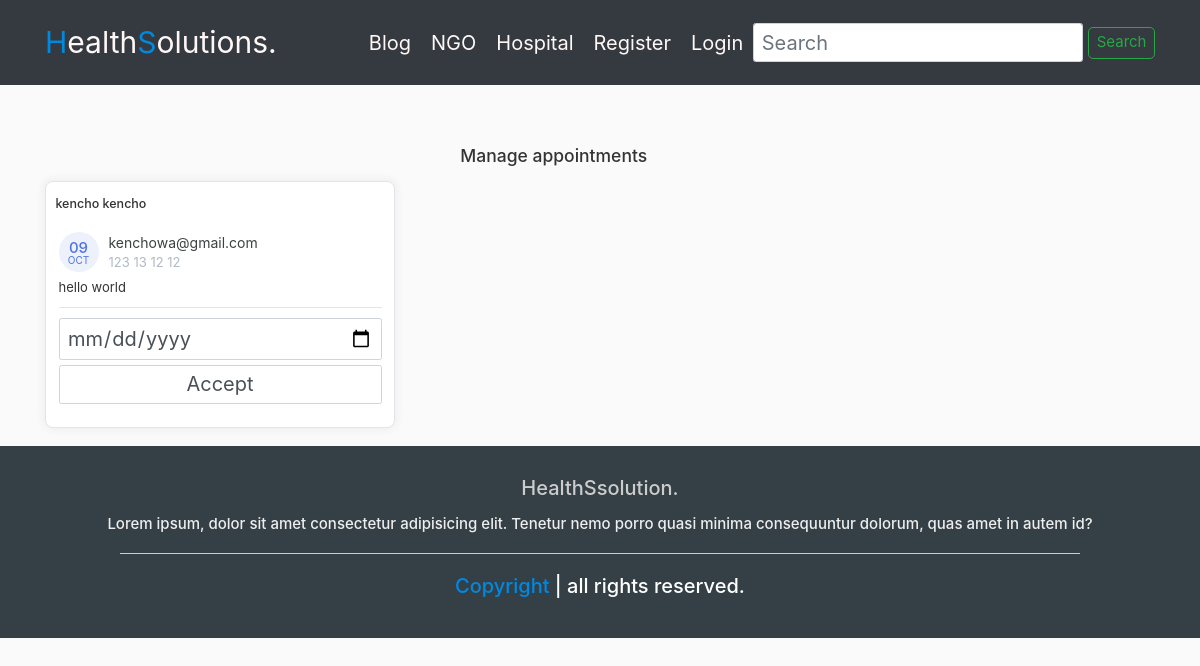
/manage-appointment/, run on the app's committed database.
### home/models.py (models this page shows, shortened)
class Appointment(models.Model):
    first_name = models.CharField(max_length=100)
    last_name = models.CharField(max_length=100)
    email = models.CharField(max_length = 50)
    phone = models.CharField(max_length = 50)
    request = models.TextField(blank = True)
    sent_date = models.DateField(auto_now_add= True)
    accepted = models.BooleanField(default=False)
    accepted_date = models.DateField(auto_now_add = True)
    class Meta:
        ordering = ['-sent_date']

### home/views.py (the view, shortened to what this page needs)
# urls.py: path('manage-appointment/', ManageAppointmentTemplateView.as_view(), name='manage'),
class ManageAppointmentTemplateView(ListView):
    template_name = "home/manage-appointments.html"
    model = Appointment
    context_object_name = "appointments"
    login_required = True
    paginate_by = 3
    def get_context_data(self,*args, **kwargs):
        context = super().get_context_data(*args, **kwargs)
        appointments = Appointment.objects.all()
        context.update({
            "title":"Manage Appointments"
        })
        return context

### home/templates/home/manage-appointments.html (shortened to what this page needs)
{% extends "blog/base.html" %}
{% block content %}
    <div class="container mt-5"  style="height:100%;">
        <div class="col-11 text-center mt-4 mb-4">
            <h3>
                Manage appointments
            </h3>
        </div>
        <div class="row">
        {% for app in appointments %}
            <div class="col-lg-4">
                <div class="card card-margin">
                    <div class="card-header no-border">
                        <h5 class="card-title">{{app.first_name}} {{app.last_name}}</h5>
                    </div>
                    <div class="card-body pt-0">
                        <div class="widget-49">
                            <div class="widget-49-title-wrapper">
                                <div class="widget-49-date-primary">
                                    <span class="widget-49-date-day">{{app.sent_date|date:"d"}}</span>
                                    <span class="widget-49-date-month">{{app.sent_date|date:"M"}}</span>
                                </div>
                                <div class="widget-49-meeting-info">
                                    <span class="widget-49-pro-title">{{app.email}}</span>
                                    <span class="widget-49-meeting-time">{{app.phone}}</span>
                                </div>
                            </div>
                            <div class="widget-49-meeting-points">
                                <span>{{app.request}}</span>
                            </div>
                            <hr class="w-100">
                            {% if app.accepted == False %}
                            <form method="POST" action="{% url 'manage' %}">
                            <div class="form-group">
                                <input type="date" name="date" class="form-control mb-2"
                                    placeholder="dd-mm-yyyy" value=""
                                    min="1997-01-01" max="2030-12-31">
                                <input class="btn-block btn-primary form-control" type="submit" value="Accept">
                            </div>
                            </form>
                            {% endif %}
                        </div>
                    </div>
                </div>
            </div>
        {% endfor %}
        </div>
{% endblock content %}

### blog/templates/blog/base.html (shortened to what this page needs)
{% load static %}
<!DOCTYPE html>
<html>
<head>
  <link rel="stylesheet" href="https://cdnjs.cloudflare.com/ajax/libs/font-awesome/4.7.0/css/font-awesome.min.css">
  <link rel="stylesheet" href="https://maxcdn.bootstrapcdn.com/bootstrap/4.0.0/css/bootstrap.min.css"
>
  <link rel="stylesheet" href=" {% static 'main.css' %}">
</head>
<body>
  <header class="bg-dark 0">
    <div class="container" style="height:100%;">
      <a href="{% url 'home' %}" class="logo"><span>H</span>ealth<span>S</span>olutions.</a>
      <nav class="nav">
        <ul>
          <li><a href=" {% url 'blog-home' %}">Blog</a></li>
          {% if user.is_authenticated %}
          <li><a href="{% url 'profile' user%}">Profile</a></li>
          <li><a href="{% url 'gujaratNgo' %}">NGO</a></li>
          <li><a href="{% url 'gujarat-hospitals' %}">Hospital</a></li>
          <li><a href="{% url 'logout' %}">Log out</a></li>
          {% else %}
          <li><a href="{% url 'gujaratNgo' %}">NGO</a></li>
          <li><a href="{% url 'gujarat-hospitals' %}">Hospital</a></li>
          <li><a href="{% url 'register' %}">Register</a></li>
          <li><a href="{% url 'login' %}">Login</a></li>
          {% endif %}
        </ul>
        <form method="GET" action="{% url 'search' %}" class="form-inline my-2 my-lg-0">
          <input class="form-control mr-sm-2" type="search" placeholder="Search" aria-label="Search" name="query"
            id="query">
          <button class="btn btn-outline-success my-2 my-sm-0" type="submit">Search</button>
        </form>
      </nav>
    </div>
  </header>
  <section role="main" class="main container-fluid pt-5 justify-content-center" >
    <div class="row">
      <div class="col-md-12 col-sm-12">
        {% block content %}
        {% endblock content%}
      </div>
    </div>
  </section>
  <section class="footer pt-5 ">
    <div class="container">
      <div class="row">
        <div class="col-md-12 text-center" data-aos="fade-right">
          <h3><a href="#" class="logo"><span>H</span>ealth<span>S</span>solution.</a>
            <h3>
              <p>Lorem ipsum, dolor sit amet consectetur adipisicing elit. Tenetur nemo porro quasi minima
                consequuntur dolorum, quas amet in autem id?</p>
        </div>
      </div>
    </div>
    <h2 class="credit text-center mx-auto"><span>Copyright</span> | all rights reserved.</h2>
  </section>

### blog/static/main.css (style rules this page uses)
:root { --blue: #0188DF; --black: #354046; }
html { font-size: 62.5%; overflow-x: hidden; }
.btn { font-size: 1.5rem; text-transform: capitalize; border-radius: 0.5rem; margin: 1rem 0; }
body { background: #fafafa; color: #333333; overflow-x: hidden; height: 100vh; }
header { width: 100%; top: 0; left: 0; padding: 2rem 1rem; z-index: 1000; }
header .container { display: flex; align-items: center; justify-content: space-between; }
header a { color: rgb(255, 247, 245); }
header .container .logo { font-size: 3rem; }
header .container .logo span { color: var(--blue); }
header .nav ul { margin: 0; padding: 0; display: flex; align-items: center; justify-content: space-between; list-style: none; }
header .nav ul li { margin: 0 1rem; }
header .nav ul li a { font-size: 2rem; }
.footer { background: var(--black); }
.footer p { font-size: 1.5rem; color: #eee; padding: 1rem 0; }
.footer a { font-size: 2rem; color: #ccc; display: block; }
.footer h3 { color: #fff; font-size: 3rem; }
.footer .credit { color: #fff; width: 80%; margin: 0; padding: 2rem 0; padding-bottom: 4rem; border-top: .1rem solid #ccc !important; }
.footer .credit span { color: var(--blue); }
.form-control { display: block; width: 100%; padding: 0.375rem 0.75rem; font-size: 2rem; line-height: 1.5; color: #495057; background-color: #fff; background-clip: padding-box; border: 1px solid #ced4da; border-radius: 0.25rem; transition: border-color .15s ease-in-out,box-shadow .15s ease-in-out; }

### data on the page
Appointment: first_name "kencho", last_name "kencho", sent_date "09", sent_date "OCT", email "kenchowa@gmail.com", phone "123 13 12 12", request "hello world"
